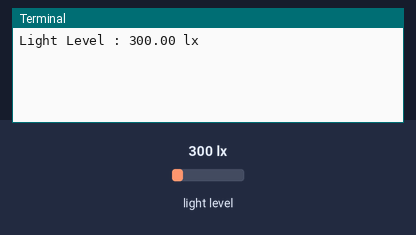
A program run on a simulated Raspberry Pi (BCM pin numbers). Shown: the last lines printed to the terminal. The test bench sets the inputs (shaded band); at power-on: light level 300 lx.

Above: at 1.2 s.
1.3 s: light level set to 40 lx
At 4.4 s:
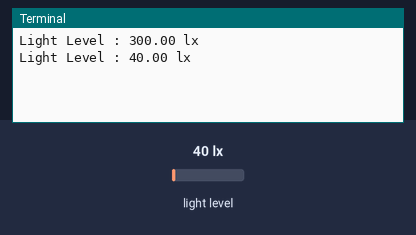
6.3 s: light level set to 500 lx
At 8.8 s:
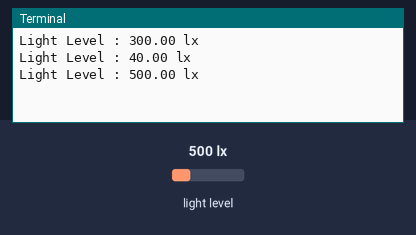
Timing chart, 0 to 10.3 s (numbered marks = the images above; inputs shaded):
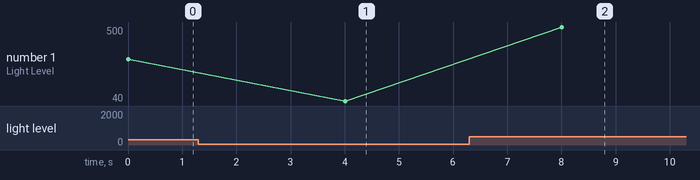

Measured:
- after the input at 1.3 s, the terminal: prints a new line after 2.7 s (image 1)
- after the input at 6.3 s, the terminal: prints a new line after 1.7 s (image 2)
- plotted number 1: 300 → 40 after the input at 1.3 s, 40 → 500 after the input at 6.3 s

The program:

read_bh1750.py
```python
#!/usr/bin/python
import smbus
import time
# Define some constants from the datasheet
DEVICE     = 0x23 # Default device I2C address
DEVICE2    = 0X5c
POWER_DOWN = 0x00 # No active state
POWER_ON   = 0x01 # Power on
RESET      = 0x07 # Reset data register value
ONE_TIME_HIGH_RES_MODE = 0x20

bus = smbus.SMBus(1)  # Rev 2 Pi uses 1

def convertToNumber(data):
    # Simple function to convert 2 bytes of data
    return ((data[1] + (256 * data[0])) / 1.2)

def readLight(addr=DEVICE):
   # Read data from I2C interface
   data = bus.read_i2c_block_data(addr,ONE_TIME_HIGH_RES_MODE)
   return convertToNumber(data)

def main():

    while True:
        lightLevel=readLight()
        #lightLevel2=readLight(addr=DEVICE2)
        print("Light Level : " + format(lightLevel,'.2f') + " lx")
        #print("Light Level 2 : " + format(lightLevel2,'.2f') + " lx")
        time.sleep(4)

if __name__=="__main__":
    main()
```
